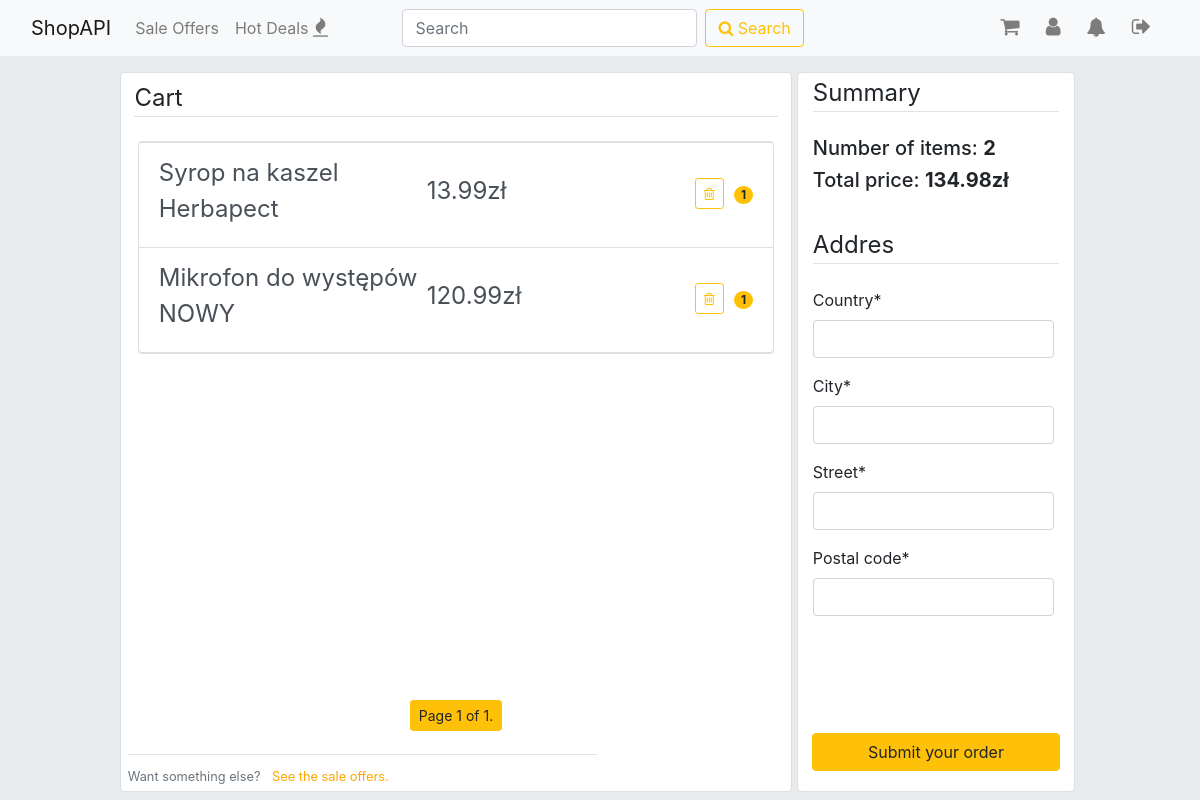
The app's page /cart/ (signed in), older data.
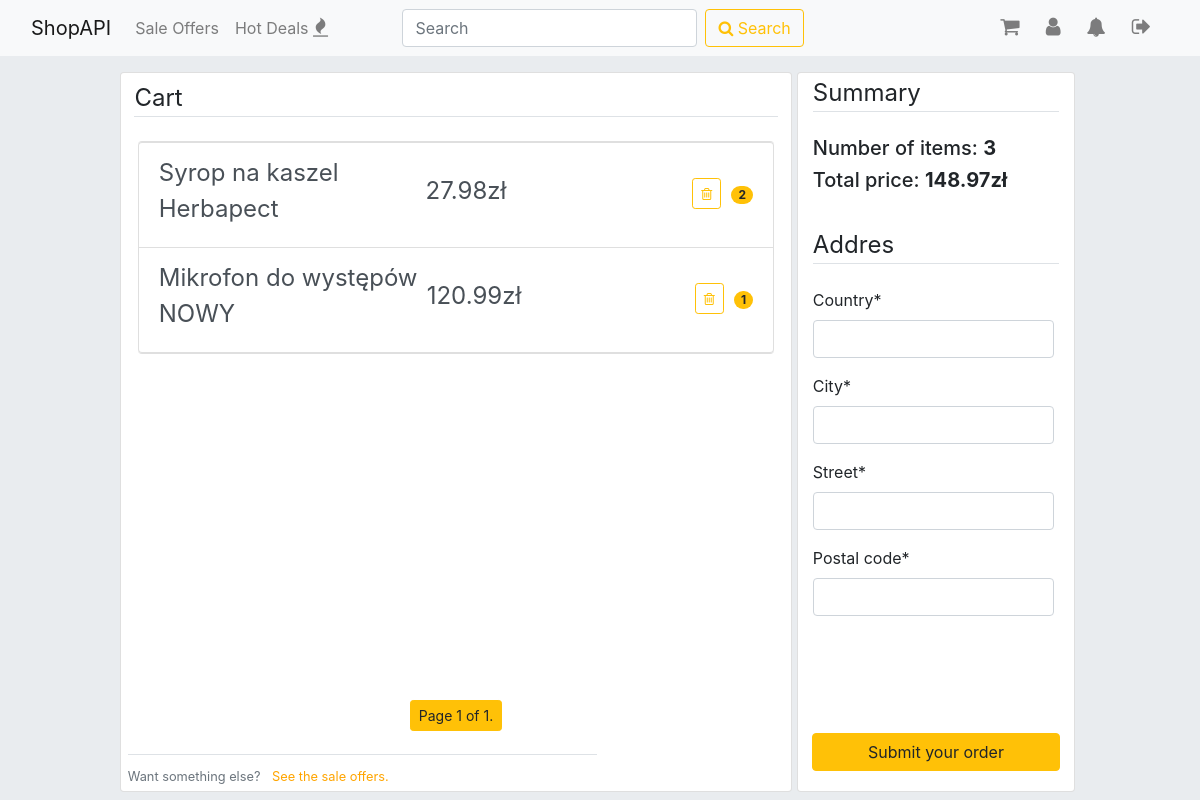
The same page, newer data.
### accounts/models.py (models this page shows, shortened)
class CartMembership(models.Model):
    profile = models.ForeignKey(Profile, on_delete=models.CASCADE)
    cart_item = models.ForeignKey(SaleOffer, on_delete=models.CASCADE)
    quantity = models.PositiveIntegerField(default=1)
    class Meta:
        ordering = ['-id']

### items/models.py (models this page shows, shortened)
class SaleOffer(models.Model):
    item = models.ForeignKey(Item, on_delete=models.CASCADE)
    title = models.CharField(max_length=30, default=item.name)
    first_image = models.ImageField(default='default.jpg', upload_to='items', help_text="This image will be shown in search results.")
    second_image = models.ImageField(default='default.jpg', upload_to='items', help_text="Secondary image.")
    first_image_url = models.CharField(max_length=255, blank=True, null=True)
    second_image_url = models.CharField(max_length=255, blank=True, null=True)
    price = models.FloatField()
    description = models.CharField(max_length=300)
    quantity = models.PositiveIntegerField(default=1, help_text='Please pass the number of pieces in the package.')
    free_delivery = models.BooleanField(default=False)
    pub_date = models.DateTimeField(default=timezone.now, editable=False)
    exp_date = models.DateTimeField(default=timezone.now() + timedelta(days=30), editable=False)
    HOUSE_AND_GARDEN = 'HG'
    ELECTRONICS = 'EL'
    FASHION = 'FA'
    AUTOMOTIVE = 'AM'
    SPORT = 'SP'
    BEAUTY = 'BE'
    HEALTH = 'HE'
    OTHER = 'OT'
    CATEGORY = [
        (HOUSE_AND_GARDEN, 'House and Garden'),
        (ELECTRONICS, 'Electronics'),
        (FASHION, 'Fashion'),
        (AUTOMOTIVE, 'Automotive'),
        (SPORT, 'Sport'),
        (BEAUTY, 'Beauty'),
        (HEALTH, 'Health'),
        (OTHER, 'Other'),
    ]
    category = models.CharField(max_length=2, choices=CATEGORY, default=OTHER)
    class Meta:
        ordering = ['-pub_date']

### accounts/views.py (the view, shortened to what this page needs)
# urls.py: path('cart/', accounts_views.cart, name='cart'),
@login_required
def cart(request):
    user_profile = Profile.objects.get(user=request.user)
    cartmembers = CartMembership.objects.filter(profile=user_profile)
    paginator = Paginator(cartmembers, 6)
    page_number = request.GET.get('page')
    page_obj = paginator.get_page(page_number)
    context = {
        'total_sum': round(sum(cartmember.cart_item.price * cartmember.quantity for cartmember in cartmembers), 2),
        'num_of_items': sum(item.quantity for item in cartmembers),
        'page_obj': page_obj,
        'form': OrderForm(),
        'notifications': Notification.objects.filter(receiver=request.user.profile),
    }
    return render(request, 'accounts/cart.html', context)

### accounts/forms.py
class OrderForm(forms.ModelForm):
    class Meta:
        model = Order
        exclude = ['buyer', 'order_items', 'status']

### accounts/templatetags/accounts_extras.py (called while the page is built)
@register.filter
def multiple(arg1, arg2):
    return arg1 * arg2

### accounts/templates/accounts/cart.html (shortened to what this page needs)
{% extends 'base.html' %}
{% load crispy_forms_tags %}
{% load accounts_extras %}
{% block content %}
<div style="width:100%; min-height: 90vh;">
  <div style=" width: 70%; min-height: inherit; float: left;">
    <div class="card" id="cart_items" style="width: 100%; min-height: inherit;">
      <legend class="border-bottom mb-4" style="margin-top: 1%; margin-bottom: 5%; width: 96%; margin-left: 2%;">Cart</legend>
      {% if page_obj %}
        <ul class="list-group" style="width: 95%; margin-left: 2.5%;">
        {% for cm in page_obj %}
          <a href="{% url 'items:detail' cm.cart_item.id %}" class="list-group-item list-group-item-action d-flex justify-content-between align-items-center">
            <legend>{{ cm.cart_item.title }}</legend>
            <legend>{{ cm.cart_item.price|multiple:cm.quantity }}zł</legend>
            <div style="width:auto; margin-right:10px; margin-top:8px;">
              <form method="post" enctype='multipart/form-data'>
                <button class="btn btn-outline-warning btn-sm" type="submit" name="delete_cart_item" value={{cm.id}} style="margin-top: 50%;"><span class="fa fa-trash-o"></span></button><br><br>
              </form>
            </div>
            <span class="badge badge-warning badge-pill">{{ cm.quantity }}</span>
          </a>
        {% endfor %}
        </ul>
        <div class="pagination" style="width: 100%; margin-bottom: 20px; position:absolute; bottom:5vh;">
          <span class="step-links" style="margin-left: auto; margin-right: auto;">
              <span class="btn btn-warning btn-sm">
                  Page {{ page_obj.number }} of {{ page_obj.paginator.num_pages }}.
              </span>
          </span>
        </div><br><br><br>
        <div class="border-top pt-2 mb-1" style="margin-bottom: 20px; position:absolute; bottom:0; left: 1%;">
          <small class="text-muted">
            Want something else? <a class='ml-2' href="{% url 'items:index' %}">See the sale offers.</a>
          </small>
        </div>
      {% endif %}
    </div>
  </div>
  <div class="container card" id="cart_items" style="width:29%; min-height: inherit;">
    <legend class="border-bottom mb-4" style="margin-top: 1%; margin-bottom: 5%;">Summary</legend>
    <h5>Number of items: <strong>{{ num_of_items }}</strong></h5>
    <h5>Total price: <strong>{{ total_sum }}zł</strong></h5><br>
    <legend class="border-bottom mb-4" style="margin-top: 1%; margin-bottom: 5%;">Addres</legend>
    <form method="post" enctype='multipart/form-data' style="float: right;">
      {{ form|crispy }}
      <button type="submit" name="submit_order" value="1" class="btn btn-warning" style="position: absolute; bottom: 0; left:5%; margin-bottom:20px; width: 90%;">Submit your order</button>
    </form>
  </div>
</div>
{% endblock %}

Row changes from the older to the newer data that the page shows:
changed CartMembership "Syrop na kaszel Herbapect": cart_item.price|multiple "13.99" → "27.98"; quantity "1" → "2"
Text that changed along with them:
{{ num_of_items }}: "2" → "3"
{{ total_sum }}: "134.98" → "148.97"
